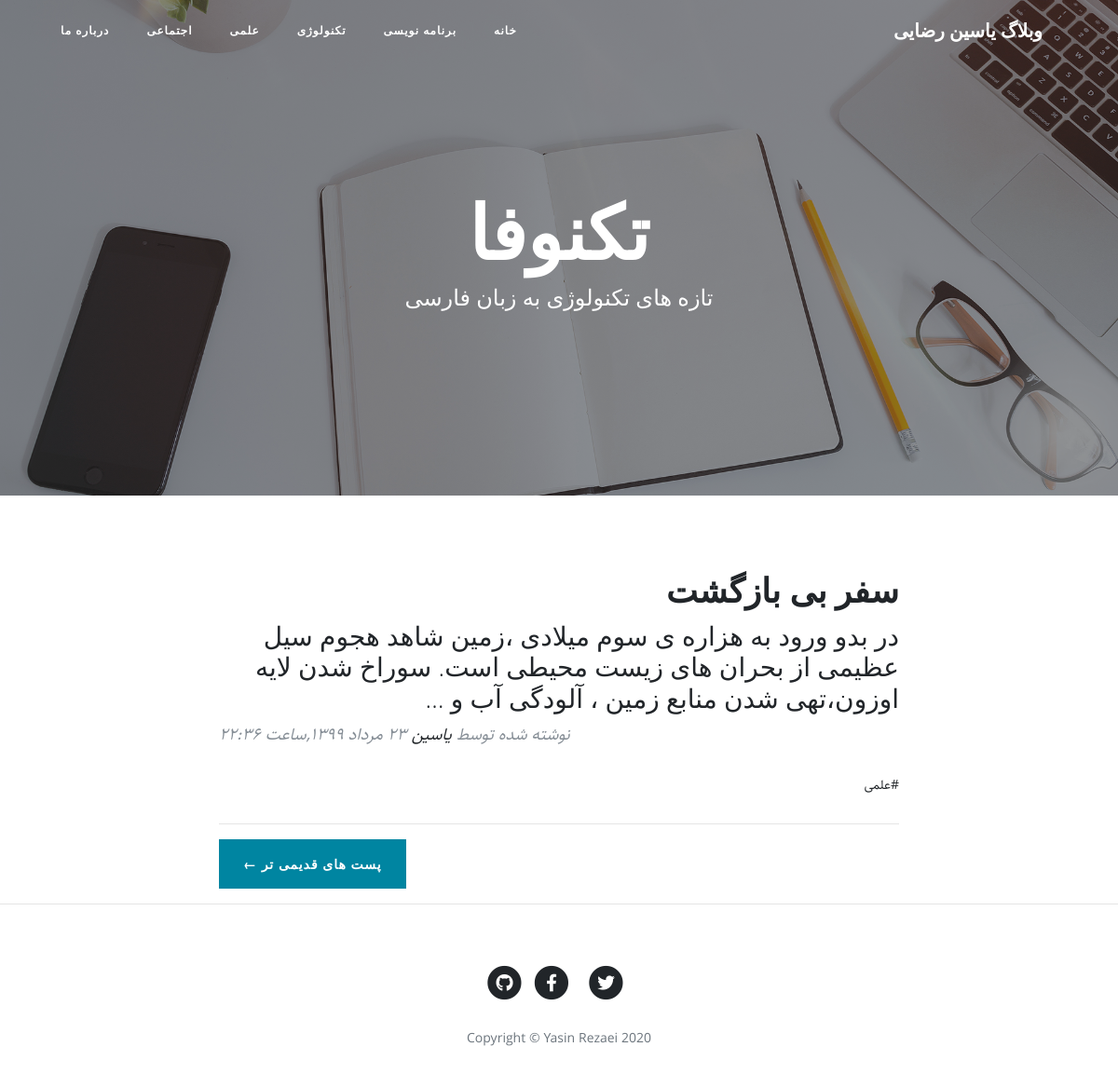
The app's page /category/knowledge with its own data.
### blog/models.py (models this page shows, shortened)
class Category(models.Model):
    title=models.CharField(max_length=100,verbose_name="عنوان دسته بندی")
    slug=models.SlugField(max_length=100,unique=True,verbose_name="آدرس دسته بندی")
    status=models.BooleanField(default=True,verbose_name="آیا نمایش داده شود؟")
    position=models.IntegerField(verbose_name="پوزیشن")
    class Meta:
        verbose_name="دسته بندی"
        verbose_name_plural="دسته بندی ها"
        ordering=['position']

class Article(models.Model):
    STATUS_CHOICES=(
        ('d','پیش نویس'),
        ('p','منتشر شده'),
    )
    title=models.CharField(max_length=100,verbose_name="عنوان مقاله")
    slug=models.SlugField(max_length=100,unique=True,verbose_name="آدرس مقاله")
    writer=models.ManyToManyField(Writer,verbose_name="نویسنده")
    category=models.ManyToManyField(Category,verbose_name="دسته بندی",related_name="articles")
    description=models.TextField(verbose_name="محتوا")
    thumbnail=models.ImageField(upload_to="images",verbose_name="تصویر")
    publish=models.DateTimeField(default=timezone.now,verbose_name="زمان انتشار")
    created=models.DateTimeField(auto_now_add=True)
    updated=models.DateTimeField(auto_now=True)
    status=models.CharField(max_length=1,choices=STATUS_CHOICES,verbose_name="وضعیت")
    class Meta:
        verbose_name="مقاله"
        verbose_name_plural="مقالات"
        ordering=['-publish']
    def jpublish(self):
        return jalali_converter(self.publish)
    jpublish.short_description="زمان انتشار"
    def category_published(self):
        return self.category.filter(status=True)

### blog/views.py (the view)
# urls.py: path('category/<slug:slug>',category,name="category"),
def category(request,slug):
    context={
        "category":get_object_or_404(Category,slug=slug,status=True)
        }
    return render(request,"blog/category.html",context)

### blog/templatetags/base_tags.py (called while the page is built)
@register.simple_tag
def title():
    return "وبلاگ یاسین رضایی"

@register.inclusion_tag("blog/partials/category_navbar.html")
def category_navbar():
    return {
        "category":Category.objects.filter(status=True)
    }

### extensions/jalali.py (called while the page is built)
    def persian_tuple(self):
        return self.persian_year, self.persian_month, self.persian_day

### extensions/utils.py (called while the page is built)
def persian_numbers_converter(Str):
    numbers={
        "0":"۰",
        "1":"۱",
        "2":"۲",
        "3":"۳",
        "4":"۴",
        "5":"۵",
        "6":"۶",
        "7":"۷",
        "8":"۸",
        "9":"۹"
    }
    for e,p in numbers.items():
        Str=Str.replace(e,p)
    return Str

def jalali_converter(time):
    jmonth=[
        "فروردین"
        ,"اردیبهشت"
        ,"خرداد"
        ,"تیر"
        ,"مرداد"
        ,"شهریور"
        ,"مهر"
        ,"آبان"
        ,"آذر"
        ,"دی"
        ,"بهمن"
        ,"اسفند"
    ]
    time=timezone.localtime(time)
    time_to_str="{},{},{}".format(time.year,time.month,time.day)
    time_to_tuple=jalali.Gregorian(time_to_str).persian_tuple()
    time_to_list=list(time_to_tuple)
    for index,month in enumerate(jmonth):
        if time_to_list[1]==index+1:
            time_to_list[1]=month
            break
    output="{} {} {},ساعت {}:{}".format(
        time_to_list[2],
        time_to_list[1],
        time_to_list[0],
        time.hour,
        time.minute,
    )
    return persian_numbers_converter(output)

### blog/templates/blog/category.html
{%extends 'blog/base.html'%}
{%load static%}
{%block main%}
  <header class="masthead" style="background-image: url('{%static 'blog/img/home-bg.jpg' %}')">
    <div class="overlay"></div>
    <div class="container">
      <div class="row">
        <div class="col-lg-8 col-md-10 mx-auto">
          <div class="site-heading">
            <h1>تکنوفا</h1>
            <span class="subheading">تازه های تکنولوژی به زبان فارسی</span>
          </div>
        </div>
      </div>
    </div>
  </header>
  <div class="container">
    <div class="row">
      <div class="col-lg-8 col-md-10 mx-auto">
      {%for article in category.articles.all%}
        <div class="post-preview">
          <a href="{%url 'blog:detail' article.slug%}">
            <h2 class="post-title">
              {{article.title}}
            </h2>
            <h3 class="post-subtitle">
              {{article.description|truncatewords:30}}
            </h3>
          </a>
          <p class="post-meta">نوشته شده توسط
            <a href="#">یاسین</a>
            {{article.jpublish}}</p>
            <div>
              {%for cat in article.category_published.all%}
                    <p>#{{cat.title}}</p>
              {%endfor%}
            </div>
        </div>
        <hr>
      {%endfor%}
        <div class="clearfix pagger-botton">
          <a class="btn btn-primary float-right" href="#">پست های قدیمی تر &larr;</a>
        </div>
      </div>
    </div>
  </div>
  <hr>
{%endblock%}

### blog/templates/blog/partials/category_navbar.html
<div class="collapse navbar-collapse" id="navbarResponsive">
    <ul class="navbar-nav ml-auto">
      <li class="nav-item">
        <a class="nav-link" href="{%url 'blog:home'%}">خانه</a>
      </li>
      {%for cat in category %}
        <li class="nav-item">
          <a class="nav-link" href="{%url 'blog:category' cat.slug %}">{{cat.title}}</a>
        </li>
      {%endfor%}
      <li class="nav-item">
        <a class="nav-link" href="{%url 'blog:about'%}">درباره ما</a>
      </li>
    </ul>
  </div>

### blog/static/blog/css/rtl.css (style rules this page uses)
body { direction: rtl; text-align: right; font-family: "Sahel"; font-size: 14px; }
.navbar-nav { margin-left: initial !important; margin-right: auto; }
.post-meta { text-align: left; }
.pagger-botton { float: left !important; }

### records on screen
Category: title "برنامه نویسی"
Category: title "تکنولوژی"
Category: title "علمی"
Category: title "اجتماعی"
Article: title "سفر بی بازگشت", description "در بدو ورود به هزاره ی سوم میلادی ،زمین شاهد هجوم سیل عظیمی از بحران های زیست محیطی است. سوراخ شدن لایه اوزون،تهی شدن منابع زمین ، آلودگی آب و …", jpublish "۲۳ مرداد ۱۳۹۹,ساعت ۲۲:۳۶"
